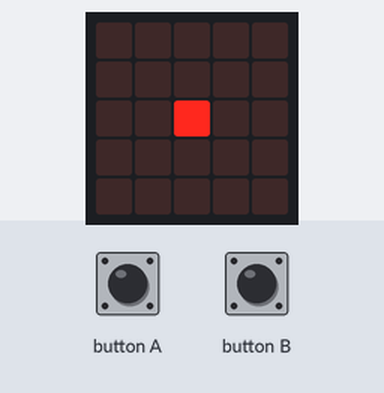
Recording of a program running on a simulated Calliope mini (MakeCode). On the bench: the board's 5×5 LED display. The test bench sets the inputs (shaded band).

Above: at 1.6 s.
1.7 s: button A pressed for 0.15 s
At 2.3 s:
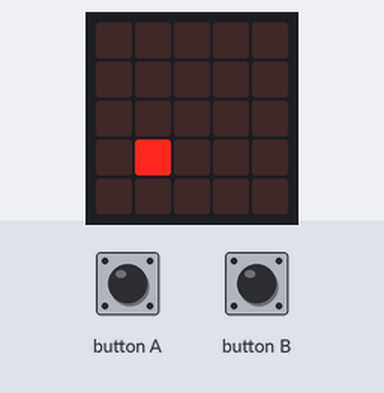
2.4 s: button B pressed for 0.15 s
At 2.77 s:
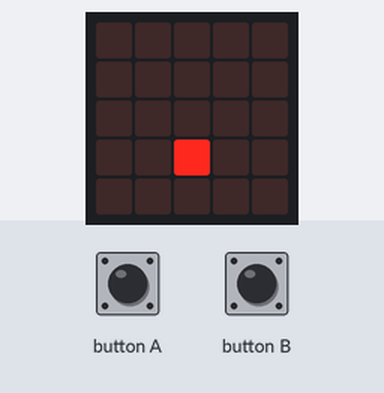
3.1 s: button A pressed for 0.15 s
At 4.8 s:
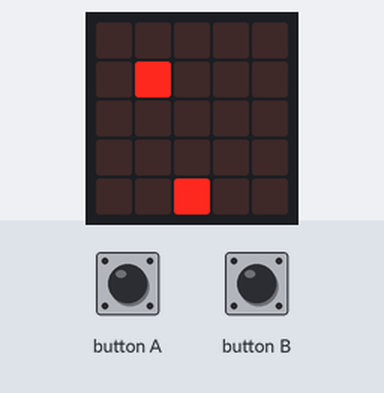
6.2 s: button B pressed for 0.15 s
At 7.5 s:
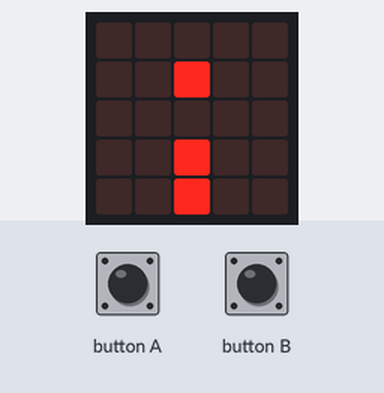
9.3 s: button A pressed for 0.15 s
At 10.8 s:
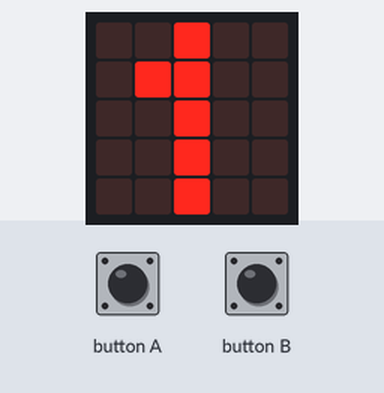
12.4 s: button A pressed for 0.15 s
At 13.3 s:
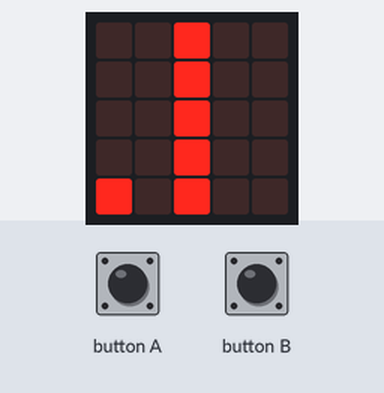
Timing chart, 0 to 15.4 s (numbered marks = the images above; inputs shaded):
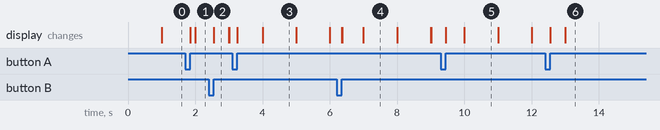

Measured:
- after the input at 1.7 s, the display: first changes after 0.15 s (image 1 shows a later state)
- after the input at 2.4 s, the display: changes after 0.15 s (image 2)
- after the input at 3.1 s, the display: first changes after 0.15 s (image 3 shows a later state)
- after the input at 6.2 s, the display: first changes after 0.15 s (image 4 shows a later state)
- after the input at 9.3 s, the display: first changes after 0.15 s (image 5 shows a later state)
- after the input at 12.4 s, the display: first changes after 0.15 s (image 6 shows a later state)
- what the display in image 2 shows lasts 0.4 s, from 2.6 s to 3.0 s

The program:

main.ts
```typescript
input.onButtonEvent(Button.A, input.buttonEventClick(), function () {
    sprite.change(LedSpriteProperty.X, -1)
})
input.onButtonEvent(Button.B, input.buttonEventClick(), function () {
    sprite.change(LedSpriteProperty.X, 1)
})
let sprite: game.LedSprite = null
let list: number[] = []
let X = 0
let Y = 0
let spielfeld = [[0, 0, 0, 0, 0],
                 [0, 0, 0, 0, 0],
                 [0, 0, 0, 0, 0],
                 [0, 0, 0, 0, 0],
                 [0, 0, 0, 0, 0]]
sprite = game.createSprite(2, 0)
loops.everyInterval(1000, function () {
    sprite.change(LedSpriteProperty.Y, 1)
})
basic.forever(function () {
    X = sprite.get(LedSpriteProperty.X)
    Y = sprite.get(LedSpriteProperty.Y)
    if (Y == 4) {
        spielfeld[Y][X] = 1
        game.createSprite(X, Y)
sprite.set(LedSpriteProperty.Y, 0)
        sprite.set(LedSpriteProperty.X, 2)
    } else if (spielfeld[Y + 1][X] == 1) {
        spielfeld[Y][X] = 1
        game.createSprite(X, Y)
sprite.set(LedSpriteProperty.Y, 0)
        sprite.set(LedSpriteProperty.X, 2)
    }
})
```

test.ts
```typescript
// Hier kann man Tests durchführen; diese Datei wird nicht kompiliert, wenn dieses Paket als Erweiterung verwendet wird.
```
